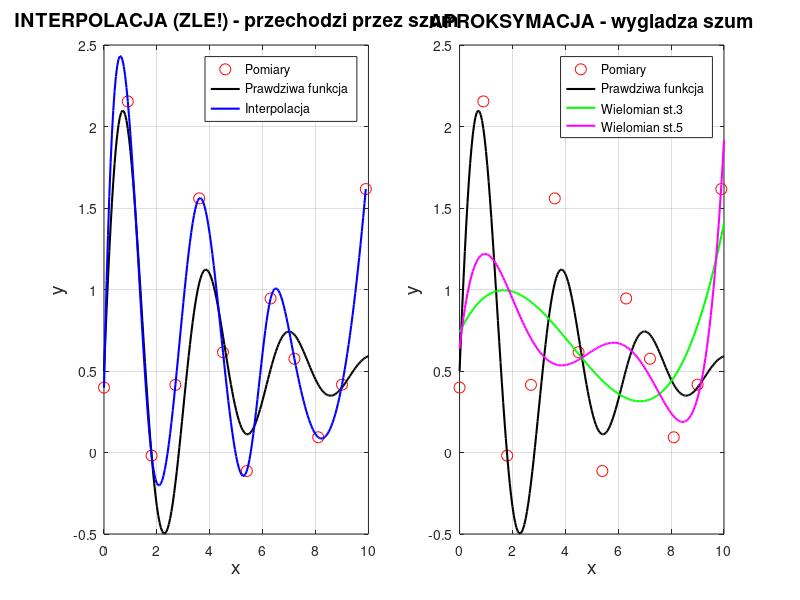

This chart was generated by the following MATLAB code: (Note: this script raises an error after producing the figure.)
clear; close all; clc;

% ============ TWORZYMY DANE ============
% Prawdziwa funkcja (nieznana w rzeczywistosci)
x_prawdziwe = 0:0.05:10;
y_prawdziwe = 2*exp(-0.3*x_prawdziwe).*sin(2*x_prawdziwe) + 0.5;

% Pobieramy tylko 12 punktow pomiarowych (z szumem!)
x_pomiar = 0:0.9:10;  % 12 punktow
y_ideal = 2*exp(-0.3*x_pomiar).*sin(2*x_pomiar) + 0.5;
szum = 0.4*randn(size(x_pomiar));  % szum gaussowski
y_pomiar = y_ideal + szum;  % nasze "brudne" dane z czujnika

% Punkty do wygladzenia
x_dokladny = 0:0.05:10;

figure('Position', [50 50 1200 400]);

% ============ WYKRES 1: INTERPOLACJA (BLEEEED!) ============
subplot(1,2,1);
plot(x_pomiar, y_pomiar, 'ro', 'MarkerSize', 8); hold on;
plot(x_prawdziwe, y_prawdziwe, 'k-', 'LineWidth', 1.5);

% Interpolacja zaszumionych danych - KATASTROFA!
y_spline = interp1(x_pomiar, y_pomiar, x_dokladny, 'spline');
plot(x_dokladny, y_spline, 'b-', 'LineWidth', 1.5);

grid on;
title('INTERPOLACJA (ZLE!) - przechodzi przez szum', 'FontSize', 14);
xlabel('x', 'FontSize', 14); ylabel('y', 'FontSize', 14);
legend('Pomiary', 'Prawdziwa funkcja', 'Interpolacja', 'Location', 'best');

% ============ WYKRES 2: APROKSYMACJA (DOBRZE!) ============
subplot(1,2,2);
plot(x_pomiar, y_pomiar, 'ro', 'MarkerSize', 8); hold on;
plot(x_prawdziwe, y_prawdziwe, 'k-', 'LineWidth', 1.5);

% Aproksymacja wielomianem 3 stopnia
p3 = polyfit(x_pomiar, y_pomiar, 3);
y_approx3 = polyval(p3, x_dokladny);
plot(x_dokladny, y_approx3, 'g-', 'LineWidth', 1.5);

% Aproksymacja wielomianem 5 stopnia
p5 = polyfit(x_pomiar, y_pomiar, 5);
y_approx5 = polyval(p5, x_dokladny);
plot(x_dokladny, y_approx5, 'm-', 'LineWidth', 1.5);

grid on;
title('APROKSYMACJA - wygladza szum', 'FontSize', 14);
xlabel('x', 'FontSize', 14); ylabel('y', 'FontSize', 14);
legend('Pomiary', 'Prawdziwa funkcja', 'Wielomian st.3', 'Wielomian st.5', 'Location', 'best');

sgtitle('INTERPOLACJA vs APROKSYMACJA - dlaczego aproksymacja wygrywa z szumem?');

% Obliczamy bledy
blad_spline = mean((y_spline - y_prawdziwe).^2);
blad_st3 = mean((y_approx3 - y_prawdziwe).^2);
blad_st5 = mean((y_approx5 - y_prawdziwe).^2);

disp('=== BLEDY (MSE) ===');
disp(['Interpolacja spline: ', num2str(blad_spline)]);
disp(['Aproksymacja st.3:   ', num2str(blad_st3)]);
disp(['Aproksymacja st.5:   ', num2str(blad_st5)]);
